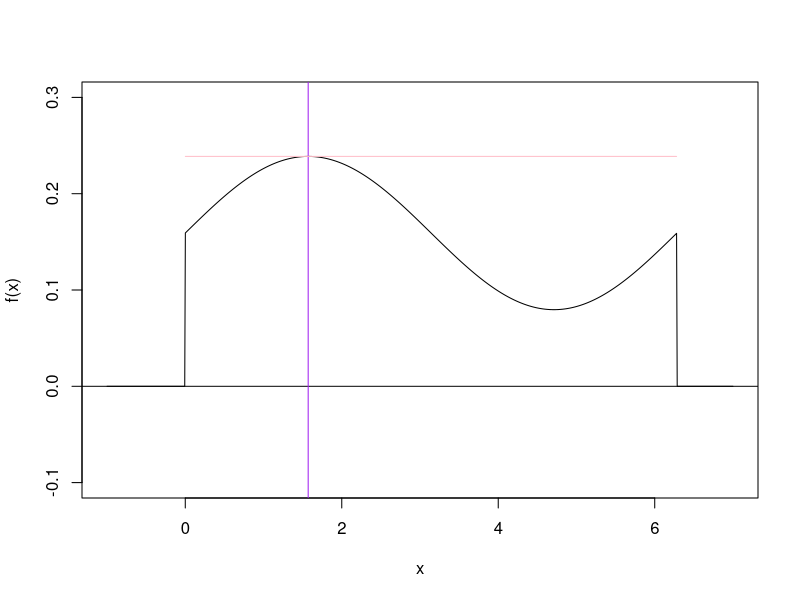
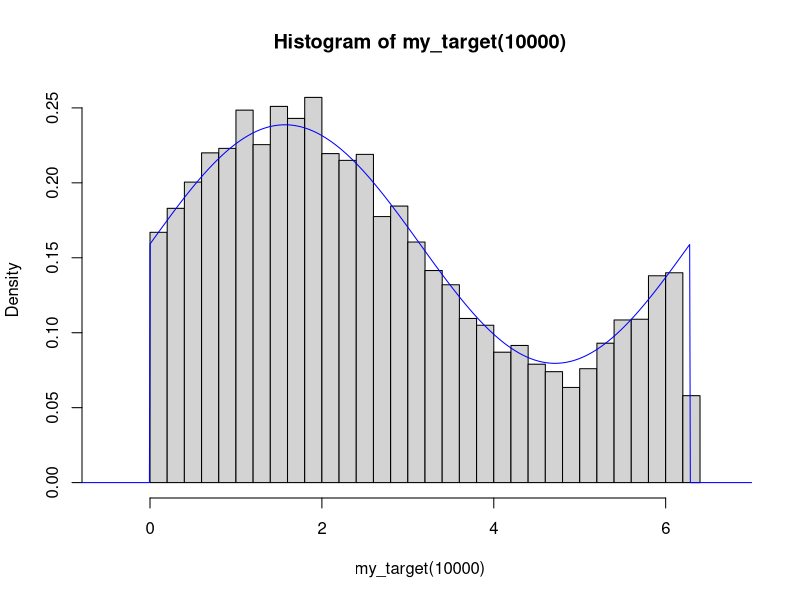
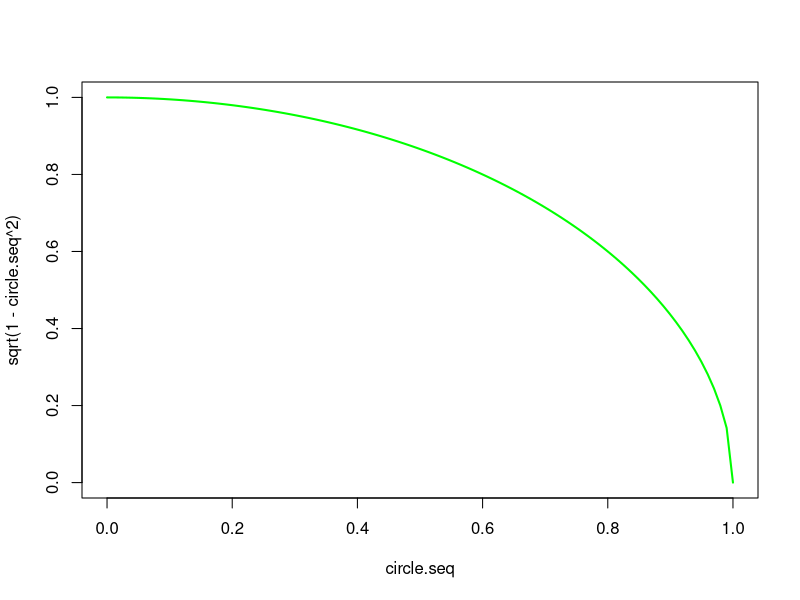

R code for these plots, in order:


######################################################
# Accept-reject
######################################################
# Define target pdf
f <- function(x) {
  return(ifelse((x < 0 | x > 2*pi), 0, (sin(x)+2)/(4*pi)))
}

# Plotting target pdf
x <- seq(-1,7,length=1000)
plot(x,f(x),type="l",ylim=c(-.1,.3))
abline(h=0)
abline(v=pi/2,col="purple")

# Define envelope
e <- function(x) {
  return(ifelse((x < 0 | x > 2*pi), Inf, f(pi/2)))
}
lines(x,e(x),col="pink")

# Create simulation function my_target()
my_target <- function(n.samps=1000) {
  #n.samps <- 1000   # number of samples desired
  n       <- 0		     # counter for number samples accepted
  samps   <- numeric(n.samps) # initialize the vector of output
  while (n < n.samps) {
    y <- runif(1,min=0,max=2*pi)    #random draw from g
    u <- runif(1)
    if (u < f(y)/e(y)) {
      n        <- n + 1
      samps[n] <- y
    }
  }
  return(samps)
}

# Plot histogram with true pdf
hist(my_target(10000),prob=T,breaks=30,xlim=c(-.5,2*pi+.5))
lines(x,f(x),col="blue")


######################################################
# Monte Carlo Int
######################################################

# plot quarter circle
circle.seq <- seq(0,1,length=100)
plot(circle.seq,sqrt(1-circle.seq^2),type="l",col="green",lwd=2)

# Approximate area under curve
# n = 100
X <- runif(100)
mean(sqrt(1-X^2)/1)
4*mean(sqrt(1-X^2)/1)

# n = 100000
X <- runif(100000)
mean(sqrt(1-X^2)/1)
4*mean(sqrt(1-X^2)/1)
















